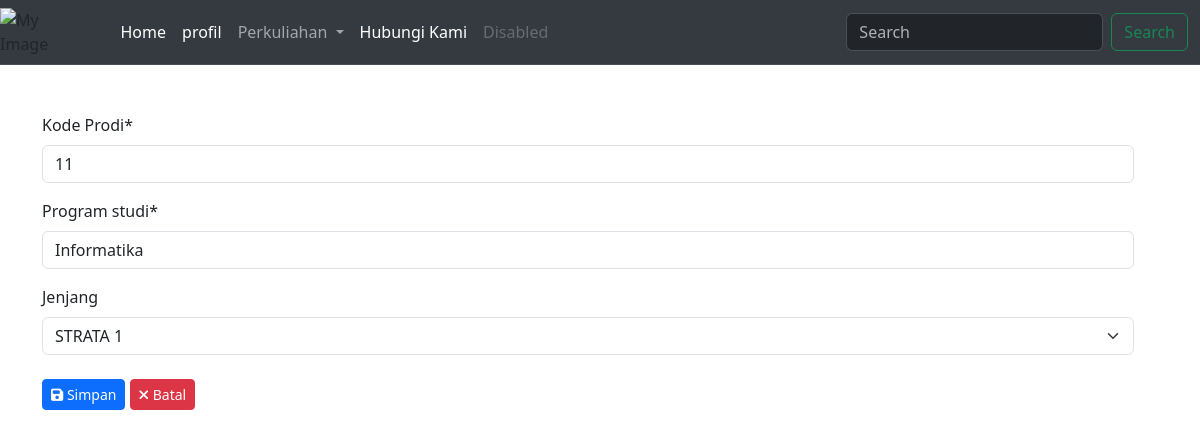
The app's page /perkuliahan/edit-jurusan/15/ with its own data.
### perkuliahan/models.py (models this page shows, shortened)
class jurusan(models.Model):
    kodejurusan= models.CharField(max_length=50,null=False,blank=False,verbose_name='Kode Prodi')
    namajurusan= models.CharField(max_length=150,null=False,blank=False,verbose_name='Program studi')
    level =(
        ('S1','STRATA 1'),
        ('S2','STRATA 2'),
        ('S3','STRATA 3'),
        ('D3','DIPLOMA 3'),
         ('D4','DIPLOMA 4'),
    )
    jenjang= models.CharField (max_length=150,null=True,blank=True,verbose_name='jenjang',choices=level)

### perkuliahan/views.py (the view)
# urls.py: path('edit-jurusan/<int:jurusanid>/',views.edit_jurusan,name='edit_jurusan'),
def edit_jurusan(request,jurusanid):
        Jurusan= jurusan.objects.get(id=jurusanid)
        if request.method == "POST":
                form = Edit_jurusan(request.POST,instance = Jurusan)
                if form.is_valid():
                   form.save()
                   messages.success(request,'Data Berhasil Diubah')
                   return redirect('manage_jurusan')
        else:
                form= Edit_jurusan(instance = Jurusan)
        context = {
                'title':'Form update jurusan',
                'form':form,
        }
        return render(request,'edit_jurusan.html',context)

### perkuliahan/forms.py
class Edit_jurusan(forms.ModelForm):
    class Meta:
        model = jurusan #tmodel -> tabel tabel jurusan
        fields ='__all__' #menggunakan semua field yang ada pada tabel jurusan

### perkuliahan/templates/edit_jurusan.html (shortened to what this page needs)
{% extends "base.html" %}
{% load crispy_forms_tags %}
{% block content %}
<div class="row">
  <div class="col-md-12">
    <form method="POST">
      {{form | crispy}}
      <div class='pt-2'>
        <button class="btn btn-primary btn-sm"><i class="fa-solid fa-floppy-disk"></i> Simpan </button>
        <a href= {% url 'manage_jurusan' %} class= 'btn btn-danger btn-sm'><i class="fa-solid fa-xmark"></i> Batal</a>
      </div>
    </form>
  </div>
</div>
    {% endblock content %}

### records on screen
jurusan: kodejurusan "11", namajurusan "Informatika", jenjang "STRATA 1"
